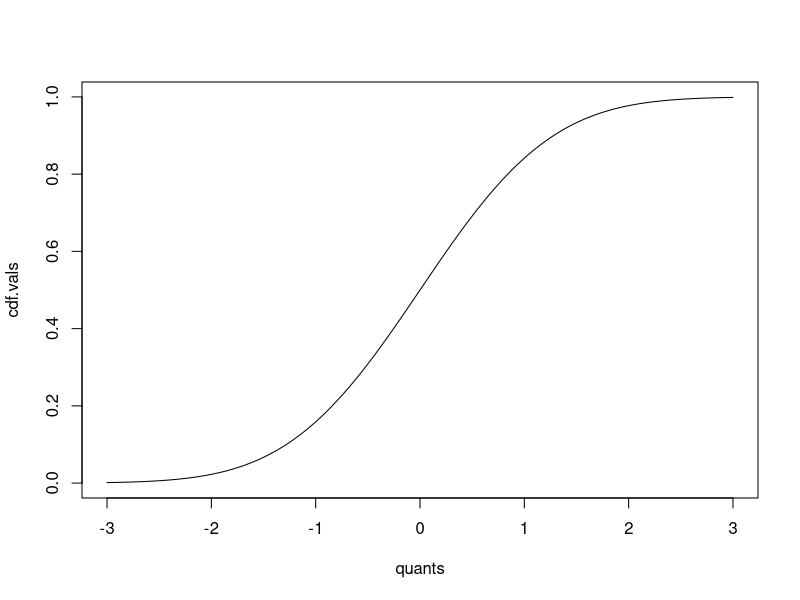
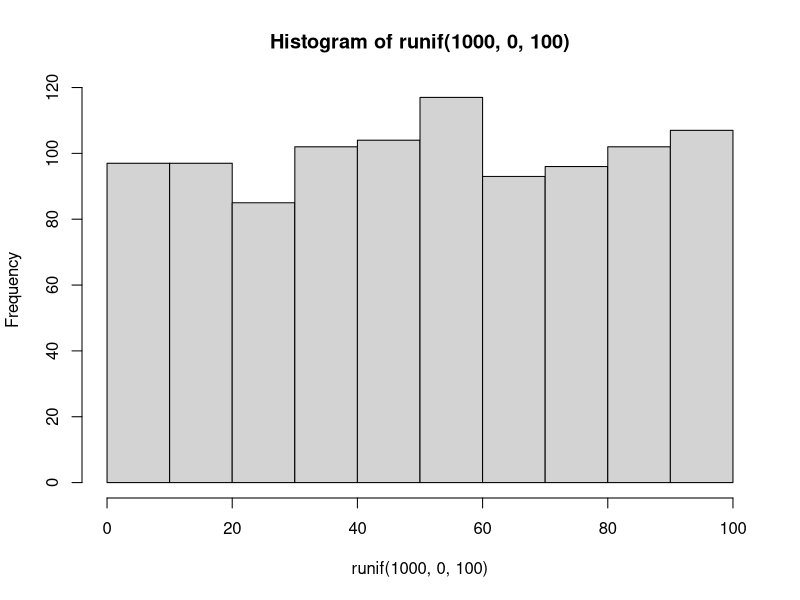
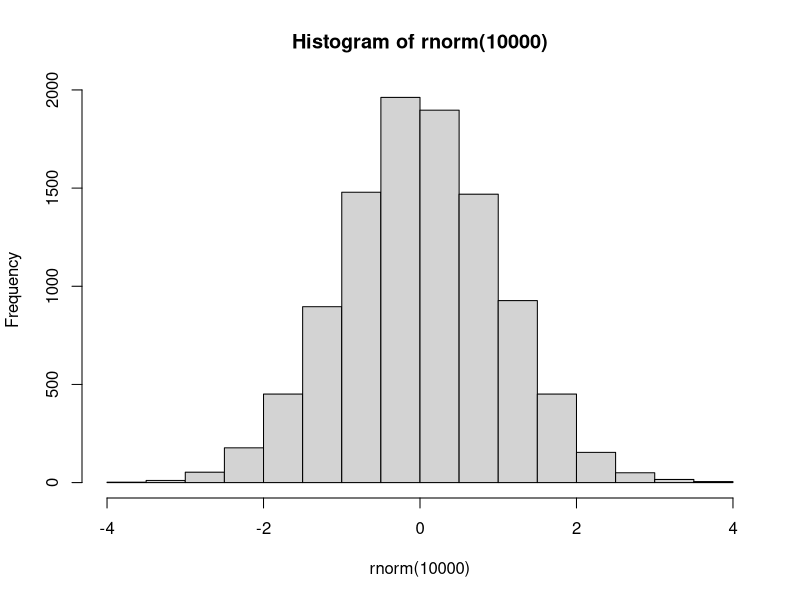

The R script that drew these images, in order:
#PLotting CDF 

quants <- seq(-3,3, by=0.001)
cdf.vals <- pnorm(quants)
plot(quants, cdf.vals, type ='l')

#Calculating the PDF for a unified distribution

dunif(10,0,100)
# OUTPUT [1] 0.01

#Make a histogram of aunified distribution with random values
hist(runif(1000,0,100))
#Lets see what the probabiity of us getting a value between 0-20 with a unified distribution

#WAYS OF INVESTIGATING CDF
punif(20,0,100) #here, we give it a place on the x axis and ask for what proability that would be associated with
#OUTPUT [1] 0.2 #So 20 percent.

qunif(0.2,0,100) #This is the inverse of punif. This give it a probability and ask it to tell us what value on the x axis this probabilty corresponds to


###TASK $#####
#What is the probability of getting a uniform number value of 35 or larger on a
#distribution that extends from -50 to 50? Also, use an ifelse statement to
#count up how many, out of 1000, random numbers you get thtat are greater than
#35 for this distribution. Are these two numbers consistent.
set.seed(10)
unif.vec <- runif(1000,-50,50)
prob.35 <- punif(35,-50,50)
prob.grt.equ.35 <- (1-prob.35)
prob.grt.equ.35
sum(ifelse(unif.vec >=35,1,0))
#OUTPUT [1] 0.15
#[1] 163 #You would expect 150 based on your percentage, so 1000 random numbes is getting pretty close


#HOW MERCER DID THE TASK
1-punif(35,-50,50)
#OUTPUT [1] 0.15
#what if you want to find the percentage that lies between -40 and 35?
punif(35,-50,50)-punif(-40,-50,50)
#OUTPUT [1] 0.75

#NORMAL DISTRIBUTIONS
pnorm(3)-pnorm(-3) #Determining what probability of the normal distribution falls within 3 standard deviations
#OUTPUT [1] 0.9973002
pnorm(2)-pnorm(-2) #What probability of the normal distribution of data falls within 2 standard deviations
#OUTPUT  [1] 0.9544997  #This is where the 95% rule comes


#To generate random standard numbers in a normal distriution 
hist(rnorm(10000))

#To figure out the percentage without having to calculate the standardized Z score by hand 
pnorm(2,5,2) #So we want to find the percentage of <=2 if we have a mean of 5 and a standard deviation of 2
# OUTPUT [1] 0.0668072

1-pnorm(2,5,2) #if we want to find the percentage of values that lie >=2
#OUTPUT [1] 0.9331928

###TASK 5###
#Assume we have collected 50 pressure values that are followin a normal
#ditribution. THeir average is 998 mb, and their variance is 16 mb. One day
#after collecting these 50 values, we observd a low value of 975 mb. What is the
#probbility of this value or lower occuring?
pnorm(975,998,4) #So the chance of getting a low value of <=975 mb when the mean is 998 mb and the variance is 16 mb, so standard deviation is sqrt 16 mb or 4 mb
#OUTPUT [1] 4.462172e-09

#ANother way that this could be done is to first calcuate the z score
z.score <- (975-998)/4
z.score
#OUTPUT  [1] -5.75
pnorm (z.score)
#OUTPUT [1] 4.462172e-09
